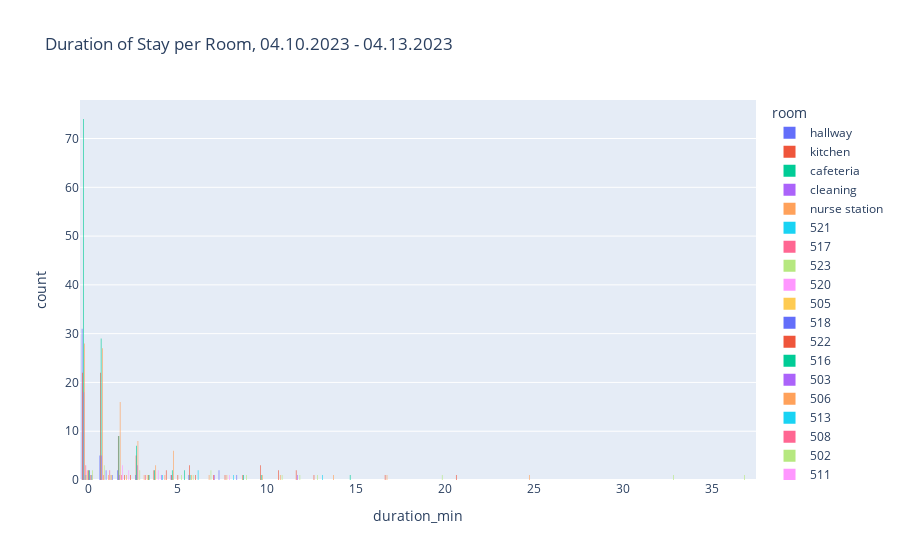

The cell this chart's notebook holds for it:
### Code cell
px.histogram(data_frame=df,x='duration_min',color='room',barmode='group',title='Duration of Stay per Room, 04.10.2023 - 04.13.2023')

### Figure 1 — Plotly figure (JSON) as saved in the notebook; plotly's stock layout.template omitted (floating-point values rounded to 4 significant figures)
{"data": [{"alignmentgroup": "True", "bingroup": "x", "hovertemplate": "room=hallway<br>duration_min=%{x}<br>count=%{y}<extra></extra>", "legendgroup": "hallway", "marker": {"color": "#636efa", "pattern": {"shape": ""}}, "name": "hallway", "offsetgroup": "hallway", "orientation": "v", "showlegend": true, "type": "histogram", "x": [0.0, 0.01667, 0.01667, 0.03333, 0.03333, 0.03333, 0.05, 0.05, 0.06667, 0.06667, 0.06667, 0.08333, 0.1167, 0.1167, 0.1167, 0.15, 0.15, 0.1667, 0.1833, 0.2, 0.2, 0.2167, 0.25, 0.25, 0.2667, 0.2833, 0.2833, 0.3167, 0.3333, 0.35, 0.3667, 0.5167, 0.6667, 0.75, 0.7667, 0.8, 1.867, 2.417, 3.183, 4.833, 6.117], "xaxis": "x", "yaxis": "y"}, {"alignmentgroup": "True", "bingroup": "x", "hovertemplate": "room=kitchen<br>duration_min=%{x}<br>count=%{y}<extra></extra>", "legendgroup": "kitchen", "marker": {"color": "#EF553B", "pattern": {"shape": ""}}, "name": "kitchen", "offsetgroup": "kitchen", "orientation": "v", "showlegend": true, "type": "histogram", "x": [0.0, 0.03333, 0.03333, 0.06667, 0.08333, 0.1, 0.1167, 0.15, 0.1833, 0.1833, 0.2333, 0.2333, 0.2667, 0.3, 0.3667, 0.3667, 0.3667, 0.4167, 0.45, 0.45, 0.4833, 0.4833, 0.5167, 0.5167, 0.5333, 0.5667, 0.6333, 0.7167, 0.75, 0.7833, 0.8833, 0.9667, 1.0, 1.033, 1.05, 1.05, 1.083, 1.183, 1.2, 1.217, 1.25, 1.317, 1.333, 1.483, 1.617, 1.65, 1.833, 1.983, 2.033, 2.083, 2.1, 2.383, 2.45, 3.267, 3.367, 3.4, 3.417, 3.483, 3.55, 3.833, 4.917, 5.567, 5.817, 6.3, 8.083, 8.517, 10.07, 10.38, 10.45, 10.58, 11.13, 12.0, 12.35, 12.98, 17.23, 20.87], "xaxis": "x", "yaxis": "y"}, {"alignmentgroup": "True", "bingroup": "x", "hovertemplate": "room=cafeteria<br>duration_min=%{x}<br>count=%{y}<extra></extra>", "legendgroup": "cafeteria", "marker": {"color": "#00cc96", "pattern": {"shape": ""}}, "name": "cafeteria", "offsetgroup": "cafeteria", "orientation": "v", "showlegend": true, "type": "histogram", "x": [0.0, 0.0, 0.03333, 0.03333, 0.05, 0.05, 0.05, 0.06667, 0.06667, 0.06667, 0.06667, 0.08333, 0.08333, 0.1, 0.1, 0.1, 0.1, 0.1, 0.1167, 0.1167, 0.1167, 0.1167, 0.1333, 0.1333, 0.1333, 0.15, 0.1667, 0.1667, 0.1667, 0.1833, 0.1833, 0.2, 0.2, 0.2167, 0.2167, 0.2167, 0.2167, 0.2167, 0.2167, 0.2333, 0.2333, 0.2333, 0.2333, 0.2333, 0.25, 0.2667, 0.2667, 0.2667, 0.2833, 0.2833, 0.2833, 0.2833, 0.3, 0.3167, 0.3333, 0.3333, 0.3333, 0.35, 0.35, 0.35, 0.3667, 0.3667, 0.3667, 0.3833, 0.3833, 0.4, 0.4167, 0.4167, 0.4167, 0.4167, 0.4333, 0.4333, 0.4333, 0.4667, 0.5, 0.5167, 0.5333, 0.5667, 0.5667, 0.5833, 0.6, 0.6167, 0.6333, 0.6333, 0.6667, 0.7, 0.75, 0.75, 0.8, 0.8167, 0.85, 0.9, 0.9333, 0.9833, 1.067, 1.1, 1.1, 1.117, 1.2, 1.3, 1.3, 1.317, 1.45, 1.567, 1.633, 1.7, 1.8, 1.867, 1.883, 1.967, 2.033, 2.05, 2.633, 2.85, 2.85, 2.85, 3.167, 3.417, 3.483, 3.567, 3.667, 5.0, 5.117, 5.883, 9.033, 9.533, 15.17], "xaxis": "x", "yaxis": "y"}, {"alignmentgroup": "True", "bingroup": "x", "hovertemplate": "room=cleaning<br>duration_min=%{x}<br>count=%{y}<extra></extra>", "legendgroup": "cleaning", "marker": {"color": "#ab63fa", "pattern": {"shape": ""}}, "name": "cleaning", "offsetgroup": "cleaning", "orientation": "v", "showlegend": true, "type": "histogram", "x": [0.0, 0.01667, 0.03333, 0.1, 0.1167, 0.15, 0.1667, 0.1667, 0.2, 0.2333, 0.25, 0.25, 0.2667, 0.3, 0.3, 0.35, 0.4167, 0.4167, 0.5167, 0.5833, 0.7833, 0.8667, 1.017, 1.683, 2.6, 2.65, 3.383, 12.3], "xaxis": "x", "yaxis": "y"}, {"alignmentgroup": "True", "bingroup": "x", "hovertemplate": "room=nurse station<br>duration_min=%{x}<br>count=%{y}<extra></extra>", "legendgroup": "nurse station", "marker": {"color": "#FFA15A", "pattern": {"shape": ""}}, "name": "nurse station", "offsetgroup": "nurse station", "orientation": "v", "showlegend": true, "type": "histogram", "x": [0.01667, 0.08333, 0.1, 0.1, 0.1, 0.1167, 0.1167, 0.1333, 0.1333, 0.15, 0.1667, 0.1667, 0.1833, 0.2, 0.2, 0.25, 0.25, 0.2667, 0.3, 0.3, 0.3167, 0.3333, 0.35, 0.3833, 0.4333, 0.4333, 0.45, 0.4833, 0.5, 0.5167, 0.5667, 0.5667, 0.5833, 0.6333, 0.7333, 0.7833, 0.7833, 0.8, 0.8, 0.8167, 0.8167, 0.8833, 0.95, 1.0, 1.033, 1.2, 1.217, 1.217, 1.25, 1.3, 1.317, 1.333, 1.367, 1.383, 1.483, 1.5, 1.533, 1.55, 1.633, 1.65, 1.65, 1.683, 1.733, 1.8, 1.817, 1.85, 1.9, 1.95, 2.15, 2.167, 2.433, 2.8, 2.833, 3.05, 3.1, 3.233, 3.4, 3.433, 3.45, 3.7, 3.917, 4.15, 4.55, 4.6, 4.8, 5.0, 5.267, 5.283, 5.983, 6.833, 8.417, 10.08, 11.37, 14.22, 16.88, 25.37], "xaxis": "x", "yaxis": "y"}, {"alignmentgroup": "True", "bingroup": "x", "hovertemplate": "room=521<br>duration_min=%{x}<br>count=%{y}<extra></extra>", "legendgroup": "521", "marker": {"color": "#19d3f3", "pattern": {"shape": ""}}, "name": "521", "offsetgroup": "521", "orientation": "v", "showlegend": true, "type": "histogram", "x": [0.01667], "xaxis": "x", "yaxis": "y"}, {"alignmentgroup": "True", "bingroup": "x", "hovertemplate": "room=517<br>duration_min=%{x}<br>count=%{y}<extra></extra>", "legendgroup": "517", "marker": {"color": "#FF6692", "pattern": {"shape": ""}}, "name": "517", "offsetgroup": "517", "orientation": "v", "showlegend": true, "type": "histogram", "x": [0.01667, 0.4167, 0.4833, 0.5167, 1.633], "xaxis": "x", "yaxis": "y"}, {"alignmentgroup": "True", "bingroup": "x", "hovertemplate": "room=523<br>duration_min=%{x}<br>count=%{y}<extra></extra>", "legendgroup": "523", "marker": {"color": "#B6E880", "pattern": {"shape": ""}}, "name": "523", "offsetgroup": "523", "orientation": "v", "showlegend": true, "type": "histogram", "x": [0.03333, 0.6, 0.8667, 1.4, 2.933, 3.35, 6.267, 7.133, 7.483, 9.283, 11.38, 12.18, 13.48, 19.58, 32.7, 37.13], "xaxis": "x", "yaxis": "y"}, {"alignmentgroup": "True", "bingroup": "x", "hovertemplate": "room=520<br>duration_min=%{x}<br>count=%{y}<extra></extra>", "legendgroup": "520", "marker": {"color": "#FF97FF", "pattern": {"shape": ""}}, "name": "520", "offsetgroup": "520", "orientation": "v", "showlegend": true, "type": "histogram", "x": [0.03333, 0.3, 1.917, 2.167, 2.267, 4.0, 4.333, 8.133], "xaxis": "x", "yaxis": "y"}, {"alignmentgroup": "True", "bingroup": "x", "hovertemplate": "room=505<br>duration_min=%{x}<br>count=%{y}<extra></extra>", "legendgroup": "505", "marker": {"color": "#FECB52", "pattern": {"shape": ""}}, "name": "505", "offsetgroup": "505", "orientation": "v", "showlegend": true, "type": "histogram", "x": [0.05, 0.4667], "xaxis": "x", "yaxis": "y"}, {"alignmentgroup": "True", "bingroup": "x", "hovertemplate": "room=518<br>duration_min=%{x}<br>count=%{y}<extra></extra>", "legendgroup": "518", "marker": {"color": "#636efa", "pattern": {"shape": ""}}, "name": "518", "offsetgroup": "518", "orientation": "v", "showlegend": true, "type": "histogram", "x": [0.06667, 0.4167, 0.6333, 1.45], "xaxis": "x", "yaxis": "y"}, {"alignmentgroup": "True", "bingroup": "x", "hovertemplate": "room=522<br>duration_min=%{x}<br>count=%{y}<extra></extra>", "legendgroup": "522", "marker": {"color": "#EF553B", "pattern": {"shape": ""}}, "name": "522", "offsetgroup": "522", "orientation": "v", "showlegend": true, "type": "histogram", "x": [0.08333, 0.3667, 1.883, 4.683, 5.567, 6.733], "xaxis": "x", "yaxis": "y"}, {"alignmentgroup": "True", "bingroup": "x", "hovertemplate": "room=516<br>duration_min=%{x}<br>count=%{y}<extra></extra>", "legendgroup": "516", "marker": {"color": "#00cc96", "pattern": {"shape": ""}}, "name": "516", "offsetgroup": "516", "orientation": "v", "showlegend": true, "type": "histogram", "x": [0.2, 0.2833], "xaxis": "x", "yaxis": "y"}, {"alignmentgroup": "True", "bingroup": "x", "hovertemplate": "room=503<br>duration_min=%{x}<br>count=%{y}<extra></extra>", "legendgroup": "503", "marker": {"color": "#ab63fa", "pattern": {"shape": ""}}, "name": "503", "offsetgroup": "503", "orientation": "v", "showlegend": true, "type": "histogram", "x": [0.2333, 3.917, 6.583], "xaxis": "x", "yaxis": "y"}, {"alignmentgroup": "True", "bingroup": "x", "hovertemplate": "room=506<br>duration_min=%{x}<br>count=%{y}<extra></extra>", "legendgroup": "506", "marker": {"color": "#FFA15A", "pattern": {"shape": ""}}, "name": "506", "offsetgroup": "506", "orientation": "v", "showlegend": true, "type": "histogram", "x": [0.2833, 1.317, 2.167, 2.9], "xaxis": "x", "yaxis": "y"}, {"alignmentgroup": "True", "bingroup": "x", "hovertemplate": "room=513<br>duration_min=%{x}<br>count=%{y}<extra></extra>", "legendgroup": "513", "marker": {"color": "#19d3f3", "pattern": {"shape": ""}}, "name": "513", "offsetgroup": "513", "orientation": "v", "showlegend": true, "type": "histogram", "x": [0.3167, 4.317, 5.533, 6.367, 8.15, 13.48], "xaxis": "x", "yaxis": "y"}, {"alignmentgroup": "True", "bingroup": "x", "hovertemplate": "room=508<br>duration_min=%{x}<br>count=%{y}<extra></extra>", "legendgroup": "508", "marker": {"color": "#FF6692", "pattern": {"shape": ""}}, "name": "508", "offsetgroup": "508", "orientation": "v", "showlegend": true, "type": "histogram", "x": [0.35, 0.5, 0.7333, 2.617], "xaxis": "x", "yaxis": "y"}, {"alignmentgroup": "True", "bingroup": "x", "hovertemplate": "room=502<br>duration_min=%{x}<br>count=%{y}<extra></extra>", "legendgroup": "502", "marker": {"color": "#B6E880", "pattern": {"shape": ""}}, "name": "502", "offsetgroup": "502", "orientation": "v", "showlegend": true, "type": "histogram", "x": [0.3667, 0.4333, 1.0, 4.617], "xaxis": "x", "yaxis": "y"}, {"alignmentgroup": "True", "bingroup": "x", "hovertemplate": "room=511<br>duration_min=%{x}<br>count=%{y}<extra></extra>", "legendgroup": "511", "marker": {"color": "#FF97FF", "pattern": {"shape": ""}}, "name": "511", "offsetgroup": "511", "orientation": "v", "showlegend": true, "type": "histogram", "x": [0.55, 2.0, 2.183, 3.767], "xaxis": "x", "yaxis": "y"}, {"alignmentgroup": "True", "bingroup": "x", "hovertemplate": "room=510<br>duration_min=%{x}<br>count=%{y}<extra></extra>", "legendgroup": "510", "marker": {"color": "#FECB52", "pattern": {"shape": ""}}, "name": "510", "offsetgroup": "510", "orientation": "v", "showlegend": true, "type": "histogram", "x": [0.7, 2.633, 4.067], "xaxis": "x", "yaxis": "y"}, {"alignmentgroup": "True", "bingroup": "x", "hovertemplate": "room=512<br>duration_min=%{x}<br>count=%{y}<extra></extra>", "legendgroup": "512", "marker": {"color": "#636efa", "pattern": {"shape": ""}}, "name": "512", "offsetgroup": "512", "orientation": "v", "showlegend": true, "type": "histogram", "x": [1.0, 6.567, 6.983, 7.583], "xaxis": "x", "yaxis": "y"}, {"alignmentgroup": "True", "bingroup": "x", "hovertemplate": "room=501<br>duration_min=%{x}<br>count=%{y}<extra></extra>", "legendgroup": "501", "marker": {"color": "#EF553B", "pattern": {"shape": ""}}, "name": "501", "offsetgroup": "501", "orientation": "v", "showlegend": true, "type": "histogram", "x": [2.117, 3.067, 3.633, 3.683], "xaxis": "x", "yaxis": "y"}, {"alignmentgroup": "True", "bingroup": "x", "hovertemplate": "room=515<br>duration_min=%{x}<br>count=%{y}<extra></extra>", "legendgroup": "515", "marker": {"color": "#00cc96", "pattern": {"shape": ""}}, "name": "515", "offsetgroup": "515", "orientation": "v", "showlegend": true, "type": "histogram", "x": [3.4, 4.967, 4.967], "xaxis": "x", "yaxis": "y"}], "layout": {"barmode": "group", "legend": {"title": {"text": "room"}, "tracegroupgap": 0}, "title": {"text": "Duration of Stay per Room, 04.10.2023 - 04.13.2023"}, "xaxis": {"anchor": "y", "domain": [0, 1], "title": {"text": "duration_min"}}, "yaxis": {"anchor": "x", "domain": [0, 1], "title": {"text": "count"}}}}
